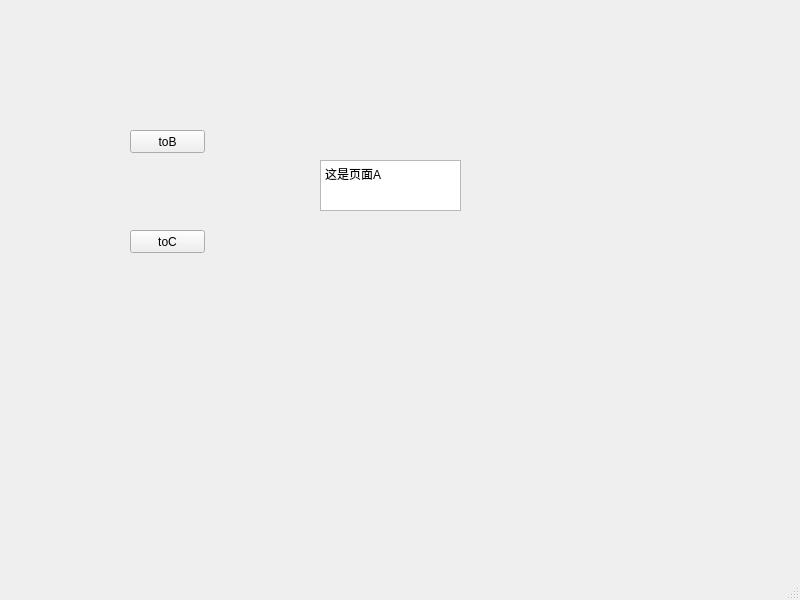
<?xml version="1.0" encoding="UTF-8"?>
<ui version="4.0">
 <class>MainWindow</class>
 <widget class="QMainWindow" name="MainWindow">
  <property name="geometry">
   <rect>
    <x>0</x>
    <y>0</y>
    <width>800</width>
    <height>600</height>
   </rect>
  </property>
  <property name="windowTitle">
   <string>MainWindow</string>
  </property>
  <widget class="QWidget" name="centralwidget">
   <widget class="QPushButton" name="btn_A_to_B">
    <property name="geometry">
     <rect>
      <x>130</x>
      <y>130</y>
      <width>75</width>
      <height>23</height>
     </rect>
    </property>
    <property name="text">
     <string>toB</string>
    </property>
   </widget>
   <widget class="QPushButton" name="btn_A_to_C">
    <property name="geometry">
     <rect>
      <x>130</x>
      <y>230</y>
      <width>75</width>
      <height>23</height>
     </rect>
    </property>
    <property name="text">
     <string>toC</string>
    </property>
   </widget>
   <widget class="QTextEdit" name="text_A">
    <property name="geometry">
     <rect>
      <x>320</x>
      <y>160</y>
      <width>141</width>
      <height>51</height>
     </rect>
    </property>
    <property name="html">
     <string>&lt;!DOCTYPE HTML PUBLIC &quot;-//W3C//DTD HTML 4.0//EN&quot; &quot;http://www.w3.org/TR/REC-html40/strict.dtd&quot;&gt;
&lt;html&gt;&lt;head&gt;&lt;meta name=&quot;qrichtext&quot; content=&quot;1&quot; /&gt;&lt;style type=&quot;text/css&quot;&gt;
p, li { white-space: pre-wrap; }
&lt;/style&gt;&lt;/head&gt;&lt;body style=&quot; font-family:'SimSun'; font-size:9pt; font-weight:400; font-style:normal;&quot;&gt;
&lt;p style=&quot; margin-top:0px; margin-bottom:0px; margin-left:0px; margin-right:0px; -qt-block-indent:0; text-indent:0px;&quot;&gt;这是页面A&lt;/p&gt;&lt;/body&gt;&lt;/html&gt;</string>
    </property>
   </widget>
  </widget>
  <widget class="QMenuBar" name="menubar">
   <property name="geometry">
    <rect>
     <x>0</x>
     <y>0</y>
     <width>800</width>
     <height>22</height>
    </rect>
   </property>
  </widget>
  <widget class="QStatusBar" name="statusbar"/>
 </widget>
 <resources/>
 <connections/>
</ui>
